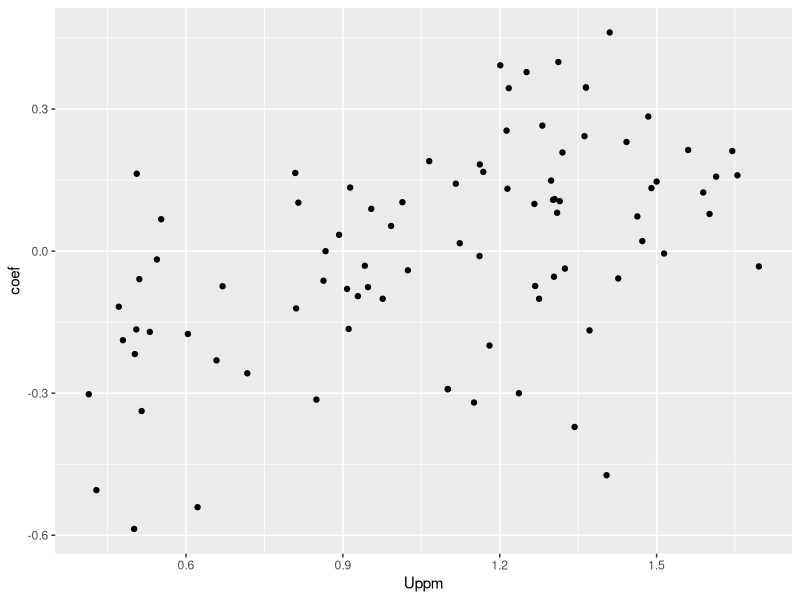

This figure's R source:
## ---- chunk 1
knitr::opts_chunk$set(echo = TRUE, warnings=FALSE, message=FALSE)
## ---- chunk 2
library(tidyverse)
library(magrittr)
library(lme4)

radon = read.csv('../../data/radon_mn.csv')
radon$log_radon = log(radon$activity+.001)

radon %>% head
## ---- chunk 3
partial = lmer(log_radon ~ floor + (1|county), data=radon)
## ---- chunk 4
county = read.csv('../../data/county_radon.csv')
county %>% head
## ---- chunk 5
plt.df = ranef(partial)$county
plt.df$county = plt.df %>% rownames
names(plt.df)=c('coef','cty')

plt.df %<>% left_join(county %>% filter(st=='MN'),by=c('cty')) 

ggplot(plt.df, aes(x=Uppm,y=coef)) +
  geom_point()

lm(coef ~ Uppm, data=plt.df) %>% summary
## ---- chunk 6
dat = radon %>% left_join(county,by=c('county'='cty'))
mod = lmer(log_radon ~ floor + Uppm + (1|county), data=dat)
summary(mod)

## ---- chunk 7
summary(partial)
## ---- chunk 8
pool = lm(log_radon~floor, data=radon)
unpool = lm(log_radon~floor+county, data=radon)
interact = lm(log_radon~floor*county, data=radon)
re = lmer(log_radon~floor + (1|county), data=radon)

AIC(pool,unpool,interact,re) %>% arrange(AIC)
## ---- chunk 9
radon$activity_count = 10*radon$activity
mod = glmer(activity_count ~ floor + (1|county), data=radon, family=poisson)
summary(mod)
